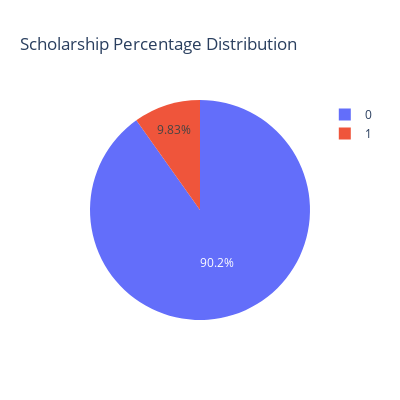
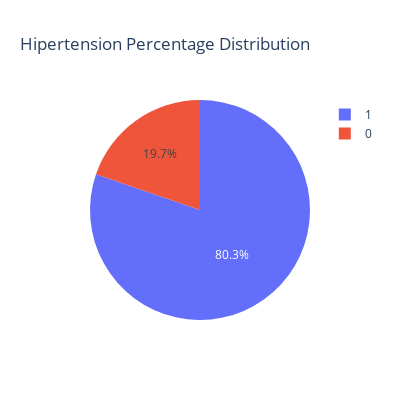
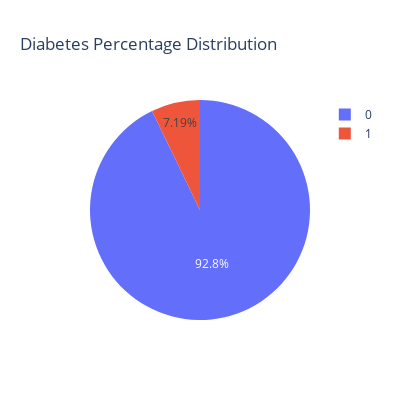
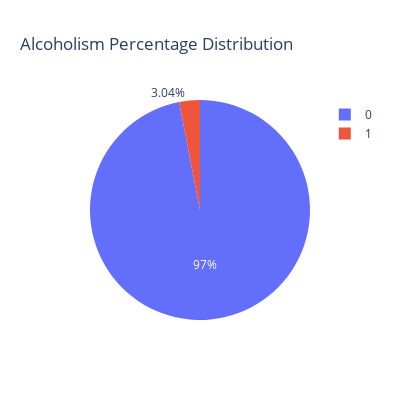

The code cell stored with these charts, in order, in its notebook:
### Markdown cell above
### Check if out data is immbalance.

### Code cell
import plotly.express as px

for values in data.columns[5:]:
    figg = px.pie(
        names=pd.Series(np.array(data[values].unique())),
        values=pd.Series(np.array(data[values].value_counts())),
        title=f"{values} Percentage Distribution"
    )

    figg.update_layout(
        width = 400,
        height = 400
    )

    figg.show()

### Figure 1 — Plotly figure (JSON) as saved in the notebook; plotly's stock layout.template omitted (floating-point values rounded to 4 significant figures)
{"data": [{"domain": {"x": [0, 1], "y": [0, 1]}, "hovertemplate": "label=%{label}<br>value=%{value}<extra></extra>", "labels": [0, 1], "legendgroup": "", "name": "", "showlegend": true, "type": "pie", "values": [99666, 10861]}], "layout": {"height": 400, "legend": {"tracegroupgap": 0}, "title": {"text": "Scholarship Percentage Distribution"}, "width": 400}}

### Figure 2 — Plotly figure (JSON) as saved in the notebook; plotly's stock layout.template omitted (floating-point values rounded to 4 significant figures)
{"data": [{"domain": {"x": [0, 1], "y": [0, 1]}, "hovertemplate": "label=%{label}<br>value=%{value}<extra></extra>", "labels": [1, 0], "legendgroup": "", "name": "", "showlegend": true, "type": "pie", "values": [88726, 21801]}], "layout": {"height": 400, "legend": {"tracegroupgap": 0}, "title": {"text": "Hipertension Percentage Distribution"}, "width": 400}}

### Figure 3 — Plotly figure (JSON) as saved in the notebook; plotly's stock layout.template omitted (floating-point values rounded to 4 significant figures)
{"data": [{"domain": {"x": [0, 1], "y": [0, 1]}, "hovertemplate": "label=%{label}<br>value=%{value}<extra></extra>", "labels": [0, 1], "legendgroup": "", "name": "", "showlegend": true, "type": "pie", "values": [102584, 7943]}], "layout": {"height": 400, "legend": {"tracegroupgap": 0}, "title": {"text": "Diabetes Percentage Distribution"}, "width": 400}}

### Figure 4 — Plotly figure (JSON) as saved in the notebook; plotly's stock layout.template omitted (floating-point values rounded to 4 significant figures)
{"data": [{"domain": {"x": [0, 1], "y": [0, 1]}, "hovertemplate": "label=%{label}<br>value=%{value}<extra></extra>", "labels": [0, 1], "legendgroup": "", "name": "", "showlegend": true, "type": "pie", "values": [107167, 3360]}], "layout": {"height": 400, "legend": {"tracegroupgap": 0}, "title": {"text": "Alcoholism Percentage Distribution"}, "width": 400}}
